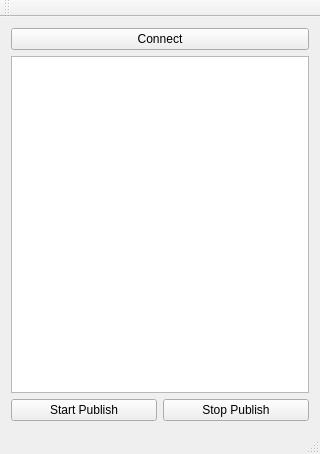
<?xml version="1.0" encoding="UTF-8"?>
<ui version="4.0">
 <class>MainWindow</class>
 <widget class="QMainWindow" name="MainWindow">
  <property name="geometry">
   <rect>
    <x>0</x>
    <y>0</y>
    <width>320</width>
    <height>454</height>
   </rect>
  </property>
  <property name="windowTitle">
   <string>MainWindow</string>
  </property>
  <widget class="QWidget" name="centralWidget">
   <layout class="QVBoxLayout" name="verticalLayout_3">
    <item>
     <layout class="QVBoxLayout" name="verticalLayout_2">
      <item>
       <layout class="QVBoxLayout" name="verticalLayout">
        <item>
         <widget class="QPushButton" name="pushButton">
          <property name="text">
           <string>Connect</string>
          </property>
         </widget>
        </item>
        <item>
         <widget class="QListWidget" name="listWidget"/>
        </item>
       </layout>
      </item>
      <item>
       <layout class="QHBoxLayout" name="horizontalLayout">
        <item>
         <widget class="QPushButton" name="pushButton_2">
          <property name="text">
           <string>Start Publish</string>
          </property>
         </widget>
        </item>
        <item>
         <widget class="QPushButton" name="pushButton_3">
          <property name="text">
           <string>Stop Publish</string>
          </property>
         </widget>
        </item>
       </layout>
      </item>
     </layout>
    </item>
   </layout>
  </widget>
  <widget class="QMenuBar" name="menuBar">
   <property name="geometry">
    <rect>
     <x>0</x>
     <y>0</y>
     <width>320</width>
     <height>25</height>
    </rect>
   </property>
  </widget>
  <widget class="QToolBar" name="mainToolBar">
   <attribute name="toolBarArea">
    <enum>TopToolBarArea</enum>
   </attribute>
   <attribute name="toolBarBreak">
    <bool>false</bool>
   </attribute>
  </widget>
  <widget class="QStatusBar" name="statusBar"/>
 </widget>
 <layoutdefault spacing="6" margin="11"/>
 <resources/>
 <connections/>
</ui>
